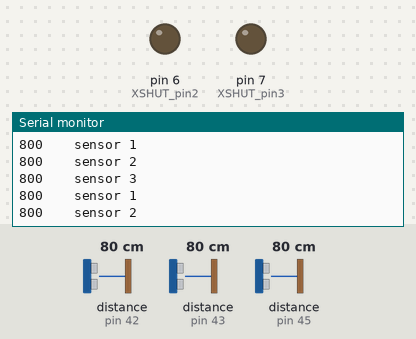
A sketch run on a simulated Arduino Uno, built with avr-gcc and run on an emulated ATmega328P. On the bench: output pins drawn as LEDs (lit = HIGH), the last lines printed to the serial monitor. The test bench sets the inputs (shaded band); at power-on: distance to the obstacle (sensors on pin 42, pin 43, pin 45) 80 cm.

Above: at 2.4 s.
2.5 s: distance to the obstacle (sensor on pin 42) set to 2 cm
At 3.2 s:
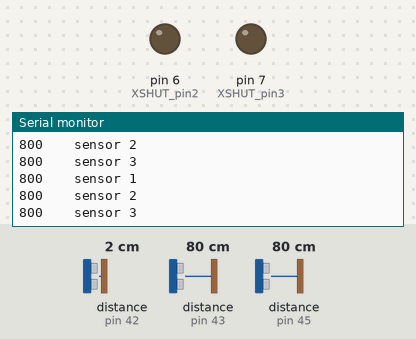
4.7 s: distance to the obstacle (sensor on pin 43) set to 2 cm
At 5.3 s:
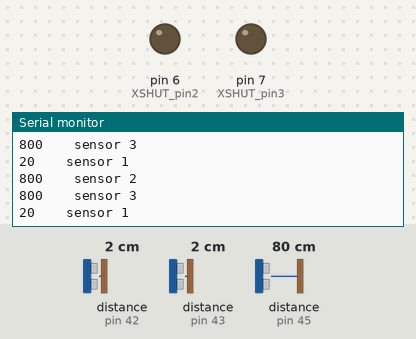
6.9 s: distance to the obstacle (sensor on pin 45) set to 2 cm
At 7.4 s:
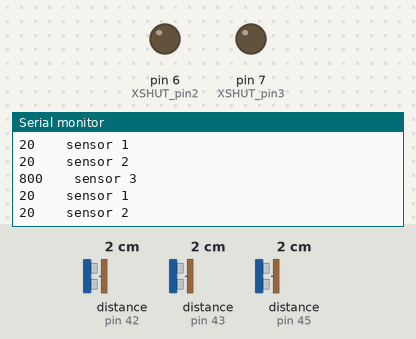
12.3 s: distance to the obstacle (sensor on pin 42) set to 4 cm
At 12.7 s:
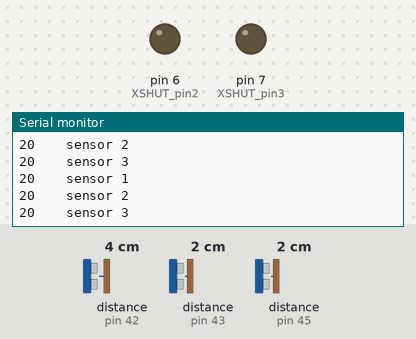
14.5 s: distance to the obstacle (sensor on pin 43) set to 4 cm
At 14.9 s:
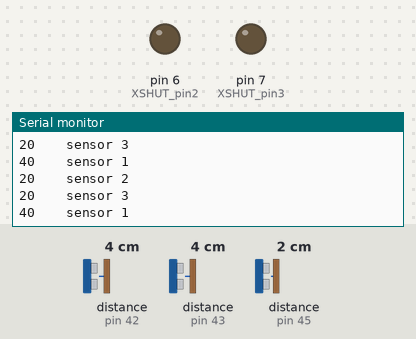
16.7 s: distance to the obstacle (sensor on pin 45) set to 4 cm
At 16.7 s:
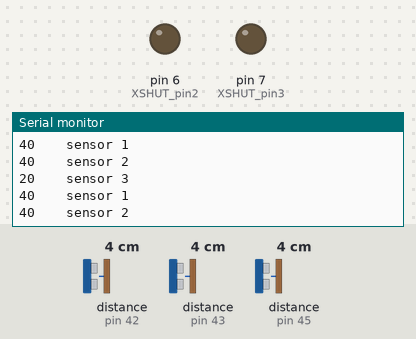
Timing chart, 0 to 19.7 s (numbered marks = the images above; inputs shaded):
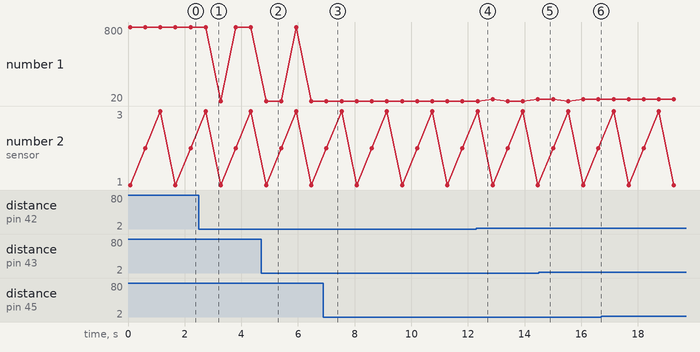

The sketch:

multiple_vl53l0x.ino
```cpp
/*
============================================================================
Created by Aditya Patel
Email: me@pateladitya.com
================================================================================
*/
#include <Wire.h>
#include <VL53L0X.h>

#define XSHUT_pin1 5 //connect sensor 1 XSHUT pin to arduino D5
#define XSHUT_pin2 6 //connect sensor 2 XSHUT pin to arduino D6
#define XSHUT_pin3 7 //connect sensor 3 XSHUT pin to arduino D7

#define Sensor1_newAddress 42
#define Sensor2_newAddress 43
#define Sensor3_newAddress 45

VL53L0X Sensor1;
VL53L0X Sensor2;
VL53L0X Sensor3;


void setup() {
 pinMode(XSHUT_pin1, OUTPUT);
 pinMode(XSHUT_pin2, OUTPUT);
 pinMode(XSHUT_pin3, OUTPUT);

 Serial.begin(9600);
 Wire.begin();

 pinMode(XSHUT_pin1, INPUT);
 delay(10);
 Sensor1.setAddress(Sensor1_newAddress);
 pinMode(XSHUT_pin2, INPUT);
 delay(10);
 Sensor2.setAddress(Sensor2_newAddress);
 pinMode(XSHUT_pin3, INPUT);
 delay(10);
 Sensor3.setAddress(Sensor3_newAddress);
 delay(10);

 Sensor1.init();
 Sensor2.init();
 Sensor3.init();
 Sensor1.setTimeout(500);
 Sensor2.setTimeout(500);
 Sensor3.setTimeout(500);
 Sensor1.startContinuous();
 Sensor2.startContinuous();
 Sensor3.startContinuous();

}

void loop() {
  Serial.print(Sensor1.readRangeContinuousMillimeters());
  Serial.println("    sensor 1");
  delay(500);
  Serial.print(Sensor2.readRangeContinuousMillimeters());
  Serial.println("    sensor 2");
  delay(500);
  Serial.print(Sensor3.readRangeContinuousMillimeters());
  Serial.println("    sensor 3");
  delay(500);

}
```

Measured:
- plotted number 1: 20 → 40 after the input at 12.3 s
